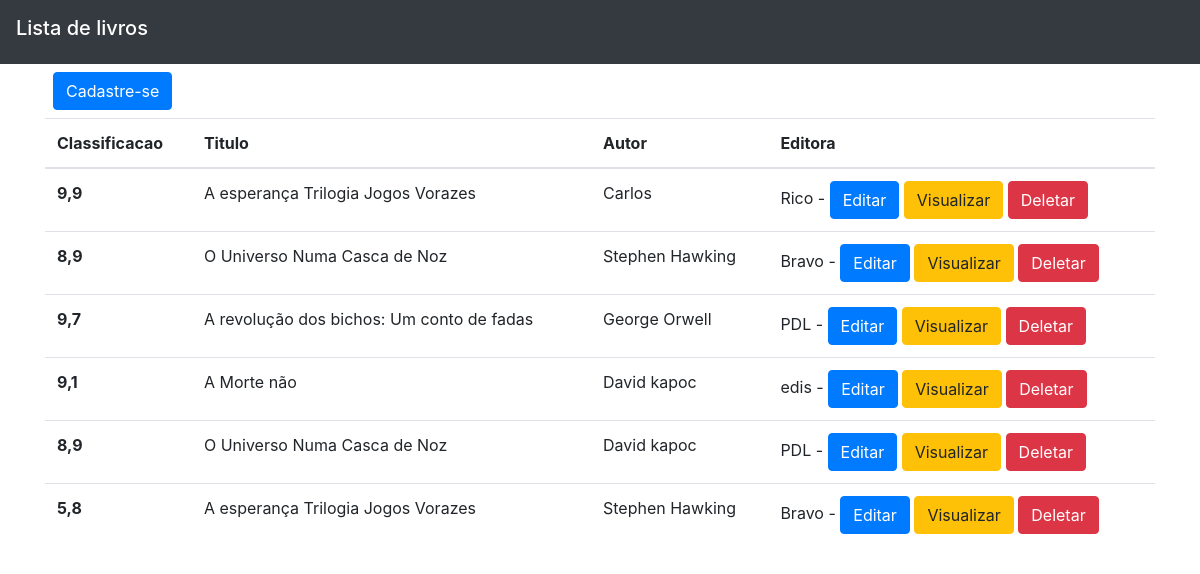
The page / on the database its author committed.
### biblioteca/models.py (models this page shows, shortened)
class Livros(models.Model):
    titulo = models.CharField(max_length=50)
    autor = models.CharField(max_length=50)
    ano = models.DateField(auto_now_add=True)
    classificacao = models.DecimalField(max_digits=2, decimal_places=1)
    data_cadastro = models.DateField(auto_now=True)
    observacao = models.TextField(blank=True, null=True)
    categoria = models.CharField(max_length=50)
    editora = models.CharField(max_length=50)
    class Meta:
        verbose_name_plural = 'Livro'

### biblioteca/views.py (the view)
# urls.py: path('', views.LivroList.as_view(), name='livro'),
class LivroList(ListView):
    model = Livros
    queryset = Livros.objects.all()
    template_name = 'home.html'

### templates/home.html (shortened to what this page needs)
<!doctype html>
{% extends 'base.html' %}
  {% block title %}Lista de livros{% endblock %}
  {% block content %}
    <div class='container'>
      <a class="btn btn-primary m-2" href='{% url 'cadastro' %}'>Cadastre-se</a>
      <table class="table">
        <thead>
          <tr>
            <th scope="col">Classificacao</th>
            <th scope="col">Titulo</th>
            <th scope="col">Autor</th>
            <th scope="col">Editora</th>
          </tr>
        </thead>
        {% for object in object_list %}
          <tr>
            <th scope="row">{{ object.classificacao }}</th>
            <td>{{ object.titulo }} </td>
            <td>{{ object.autor }}</td>
            <td>{{ object.editora }} - <a class='btn btn-primary' href='{% url 'update' pk=object.id %}'>Editar</a>
                                       <a class='btn btn-warning' href='{% url 'detail' pk=object.id %}'>Visualizar</a>
                                       <a class='btn btn-danger' href='{% url 'delete' pk=object.id %}'>Deletar</a></td>
          </tr>
        {% endfor %}
      </table>
    </div>
  {% endblock %}

### templates/base.html (shortened to what this page needs)
<!doctype html>
<html lang="en">
  <head>
    <link rel="stylesheet" href="https://cdn.jsdelivr.net/npm/bootstrap@4.0.0/dist/css/bootstrap.min.css">
  </head>
  <body>
    <div class='navbar navbar-dark bg-dark'>
        <h1 class='navbar-brand'>{% block title %}{% endblock %}</h1>
    </div>
    {% block content %}
    {% endblock %}
  </body>
</html>

### rows shown on the page
Livros: classificacao "9,9", titulo "A esperança Trilogia Jogos Vorazes", autor "Carlos", editora "Rico"
Livros: classificacao "8,9", titulo "O Universo Numa Casca de Noz", autor "Stephen Hawking", editora "Bravo"
Livros: classificacao "9,7", titulo "A revolução dos bichos: Um conto de fadas", autor "George Orwell", editora "PDL"
Livros: classificacao "9,1", titulo "A Morte não", autor "David kapoc", editora "edis"
Livros: classificacao "8,9", titulo "O Universo Numa Casca de Noz", autor "David kapoc", editora "PDL"
Livros: classificacao "5,8", titulo "A esperança Trilogia Jogos Vorazes", autor "Stephen Hawking", editora "Bravo"
